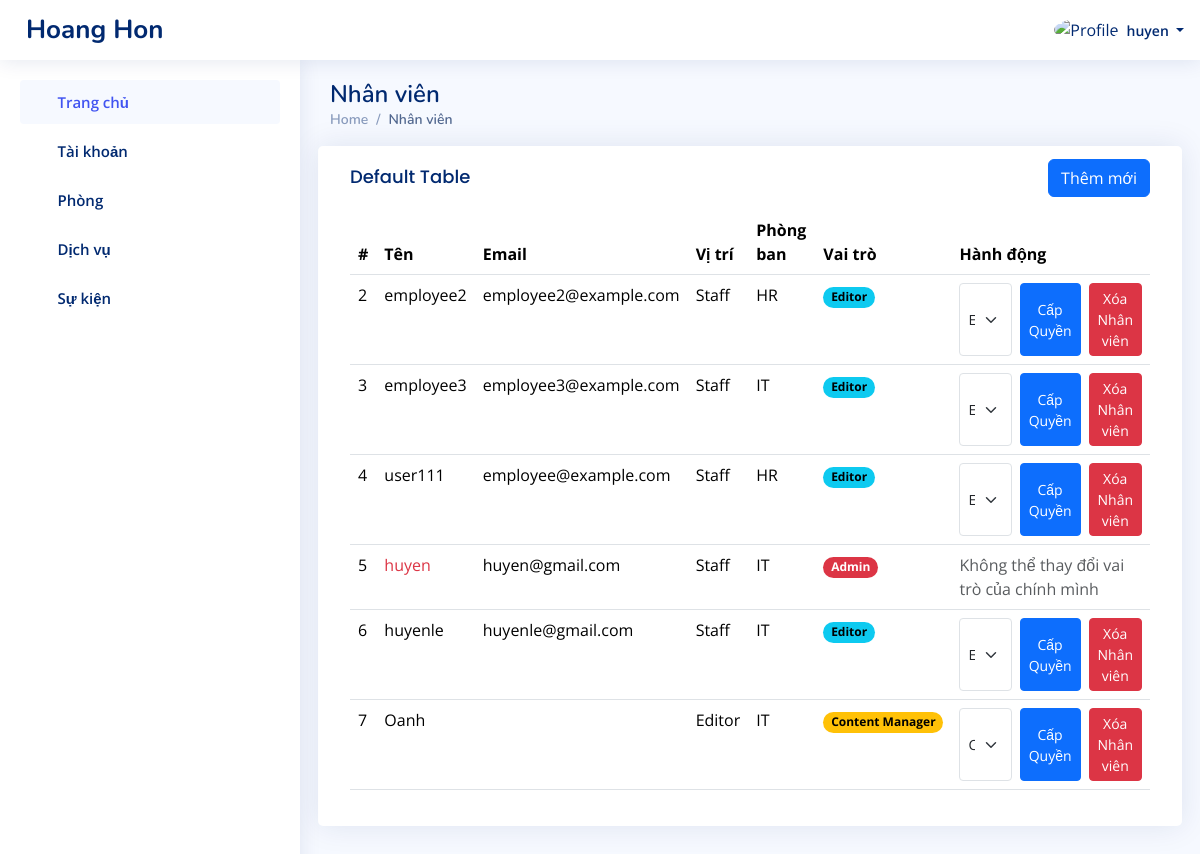
Page /admin_dashboard/employees (signed in) on the committed database.
### admin_custom/models.py (models this page shows)
class Employee(models.Model):
    user = models.OneToOneField(User, on_delete=models.CASCADE)
    permission = models.CharField(
        max_length=20, choices=EmployeePermission.choices, default=EmployeePermission.EDITOR)
    position = models.CharField(max_length=100)
    department = models.CharField(max_length=100)
    class Meta:
        permissions = [
            ("can_view_employee_post", "Can view employee post"),
            ("can_create_employee_post", "Can create employee post"),
            ("can_edit_employee_post", "Can edit employee post"),
            ("can_delete_employee_post", "Can delete employee post"),
        ]

### admin_custom/views.py (the view, shortened to what this page needs)
@login_required
@check_employee_permission([EmployeePermission.ADMIN])
def admin_employee(request):
    employees = Employee.objects.all()
    context = {
        'permission_context': get_permission_context_by_permission(request.user.employee.permission),
        'user': request.user,
        "employees": employees,
        'permission_options': EmployeePermission.choices
    }
    return render(request, "admin/employee.html", context)

### home/templates/admin/employee.html (shortened to what this page needs)
{% load static %}
<!DOCTYPE html>
<html lang="en">
  <head>
    <link href="{% static 'assets/vendor/bootstrap/css/bootstrap.min.css' %}"
          rel="stylesheet" />
    <link href="{% static 'assets/vendor/bootstrap-icons/bootstrap-icons.css' %}"
          rel="stylesheet" />
    <link href="{% static 'assets/vendor/boxicons/css/boxicons.min.css' %}"
          rel="stylesheet" />
    <link href="{% static 'assets/vendor/quill/quill.snow.css' %}"
          rel="stylesheet" />
    <link href="{% static 'assets/vendor/quill/quill.bubble.css' %}"
          rel="stylesheet" />
    <link href="{% static 'assets/vendor/remixicon/remixicon.css' %}"
          rel="stylesheet" />
    <link href="{% static 'assets/vendor/simple-datatables/style.css' %}"
          rel="stylesheet" />
    <link href="https://cdn.jsdelivr.net/npm/bootstrap@5.3.3/dist/css/bootstrap.min.css"
          rel="stylesheet"
>
    <link href="{% static 'assets/css/style.css' %}" rel="stylesheet" />
  </head>
  <body>
    {% include 'includes/admin/header.html' with username=user %}
    {% include 'includes/admin/sidebar.html' with ctx=permission_context %}
    <main id="main" class="main">
      <div class="pagetitle">
        <h1>Nhân viên</h1>
        <nav>
          <ol class="breadcrumb">
            <li class="breadcrumb-item">
              <a href="index.html">Home</a>
            </li>
            <li class="breadcrumb-item active">Nhân viên</li>
          </ol>
        </nav>
      </div>
      <section class="section dashboard">
        <div class="row">
          <div class="card">
            <div class="card-body">
              <div class="d-flex justify-content-between align-items-center">
                <h5 class="card-title">Default Table</h5>
                <div>
                  <button class="btn btn-primary"
                          data-bs-toggle="modal"
                          data-bs-target="#employee-modal">Thêm mới</button>
                </div>
              </div>
              <table class="table">
                <thead>
                  <tr>
                    <th scope="col">#</th>
                    <th scope="col">Tên</th>
                    <th scope="col">Email</th>
                    <th scope="col">Vị trí</th>
                    <th scope="col">Phòng ban</th>
                    <th scope="col">Vai trò</th>
                    <th scope="col">Hành động</th>
                  </tr>
                </thead>
                <tbody>
                  {% for employee in employees %}
                    <tr>
                      <td>{{ employee.id }}</td>
                      <td>
                        {% if employee.user == user %}
                          <span class="text-danger">{{ employee.user }}</span>
                        {% else %}
                          {{ employee.user }}
                        {% endif %}
                      </td>
                      <td>{{ employee.user.email }}</td>
                      <td>{{ employee.position }}</td>
                      <td>{{ employee.department }}</td>
                      <td>
                        {% if employee.permission == 'editor' %}
                          <span class="badge rounded-pill text-bg-info">Editor</span>
                        {% elif employee.permission == 'content_manager' %}
                          <span class="badge rounded-pill text-bg-warning">Content Manager</span>
                        {% else %}
                          <span class="badge rounded-pill text-bg-danger">Admin</span>
                        {% endif %}
                      </td>
                      <td>
                        {% if employee.user != user %}
                          <form method="post" class="d-flex gap-2">
                            <select class="form-select form-select-sm w-50"
                                    aria-label="Small select example"
                                    name="employee_permission">
                              {% for option in permission_options %}
                                <option value="{{ option.0 }}"
                                        {% if option.0 == employee.permission %}selected{% endif %}>
                                  {{ option.1 }}
                                </option>
                              {% endfor %}
                            </select>
                            <button type="submit"
                                    name="action"
                                    value="change_permission"
                                    class="btn btn-primary btn-sm">Cấp Quyền</button>
                            <button type="submit"
                                    name="action"
                                    value="remove_employee"
                                    class="btn btn-danger btn-sm">Xóa Nhân viên</button>
                          </form>
                        {% else %}
                          <span class="text-muted">Không thể thay đổi vai trò của chính mình</span>
                        {% endif %}
                      </td>
                    </tr>
                  {% endfor %}
                </tbody>
              </table>
            </div>
          </div>
        </div>
      </section>
    </main>
  </body>
</html>

### home/templates/includes/admin/header.html (shortened to what this page needs)
{% load static %}
<header id="header" class="header fixed-top d-flex align-items-center">
  <div class="d-flex align-items-center justify-content-between">
    <a href="/" class="logo d-flex align-items-center">
      <span class="d-none d-lg-block">Hoang Hon</span>
    </a>
    <i class="bi bi-list toggle-sidebar-btn"></i>
  </div>
  <nav class="header-nav ms-auto">
    <ul class="d-flex align-items-center">
      <li class="nav-item dropdown pe-3">
        <a class="nav-link nav-profile d-flex align-items-center pe-0"
           href="#"
           data-bs-toggle="dropdown">
          <img src="{% static 'assets/img/profile-img.jpg' %}"
               alt="Profile"
               class="rounded-circle" />
          <span class="d-none d-md-block dropdown-toggle ps-2">
            {% if username %}
              {{ username }}
            {% else %}
              Admin
            {% endif %}
          </span>
        </a>
      </li>
    </ul>
  </nav>
</header>

### home/static/assets/css/style.css (style rules this page uses)
:root { scroll-behavior: smooth; }
body { font-family: "Open Sans", sans-serif; background: #f6f9ff; color: #444444; }
a { color: #4154f1; text-decoration: none; }
h1, h2, h3, h4, h5, h6 { font-family: "Nunito", sans-serif; }
#main { margin-top: 60px; padding: 20px 30px; transition: all 0.3s; }
.pagetitle { margin-bottom: 10px; }
.pagetitle h1 { font-size: 24px; margin-bottom: 0; font-weight: 600; color: #012970; }
.card { margin-bottom: 30px; border: none; border-radius: 5px; box-shadow: 0px 0 30px rgba(1, 41, 112, 0.1); }
.card-title { padding: 20px 0 15px 0; font-size: 18px; font-weight: 500; color: #012970; font-family: "Poppins", sans-serif; }
.card-body { padding: 0 20px 20px 20px; }
.breadcrumb { font-size: 14px; font-family: "Nunito", sans-serif; color: #899bbd; font-weight: 600; }
.breadcrumb a { color: #899bbd; transition: 0.3s; }
.breadcrumb .breadcrumb-item::before { color: #899bbd; }
.breadcrumb .active { color: #51678f; font-weight: 600; }
.logo { line-height: 1; }
@media (min-width: 1200px) { .logo { width: 280px; } }
.logo span { font-size: 26px; font-weight: 700; color: #012970; font-family: "Nunito", sans-serif; }
.header { transition: all 0.5s; z-index: 997; height: 60px; box-shadow: 0px 2px 20px rgba(1, 41, 112, 0.1); background-color: #fff; padding-left: 20px; }
.header .toggle-sidebar-btn { font-size: 32px; padding-left: 10px; cursor: pointer; color: #012970; }
.header-nav ul { list-style: none; }
.header-nav>ul { margin: 0; padding: 0; }
.header-nav .nav-profile { color: #012970; }
.header-nav .nav-profile img { max-height: 36px; }
.header-nav .nav-profile span { font-size: 14px; font-weight: 600; }
@media (min-width: 1200px) { #main, #footer { margin-left: 300px; } }

### rows in the picture
Employee: id "2", user "employee2", user.email "employee2@example.com", position "Staff", department "HR", shows "Editor", employee_permission "Editor"
Employee: id "3", user "employee3", user.email "employee3@example.com", position "Staff", department "IT", shows "Editor", employee_permission "Editor"
Employee: id "4", user "user111", user.email "employee@example.com", position "Staff", department "HR", shows "Editor", employee_permission "Editor"
Employee: id "5", user "huyen", user.email "huyen@gmail.com", position "Staff", department "IT", permission "Admin", shows "Không thể thay đổi vai trò của chính mình"
Employee: id "6", user "huyenle", user.email "huyenle@gmail.com", position "Staff", department "IT", shows "Editor", employee_permission "Editor"
Employee: id "7", user "Oanh", position "Editor", department "IT", shows "Content Manager", employee_permission "Content Manager"

### other values in the picture
{{ username }} "huyen"
